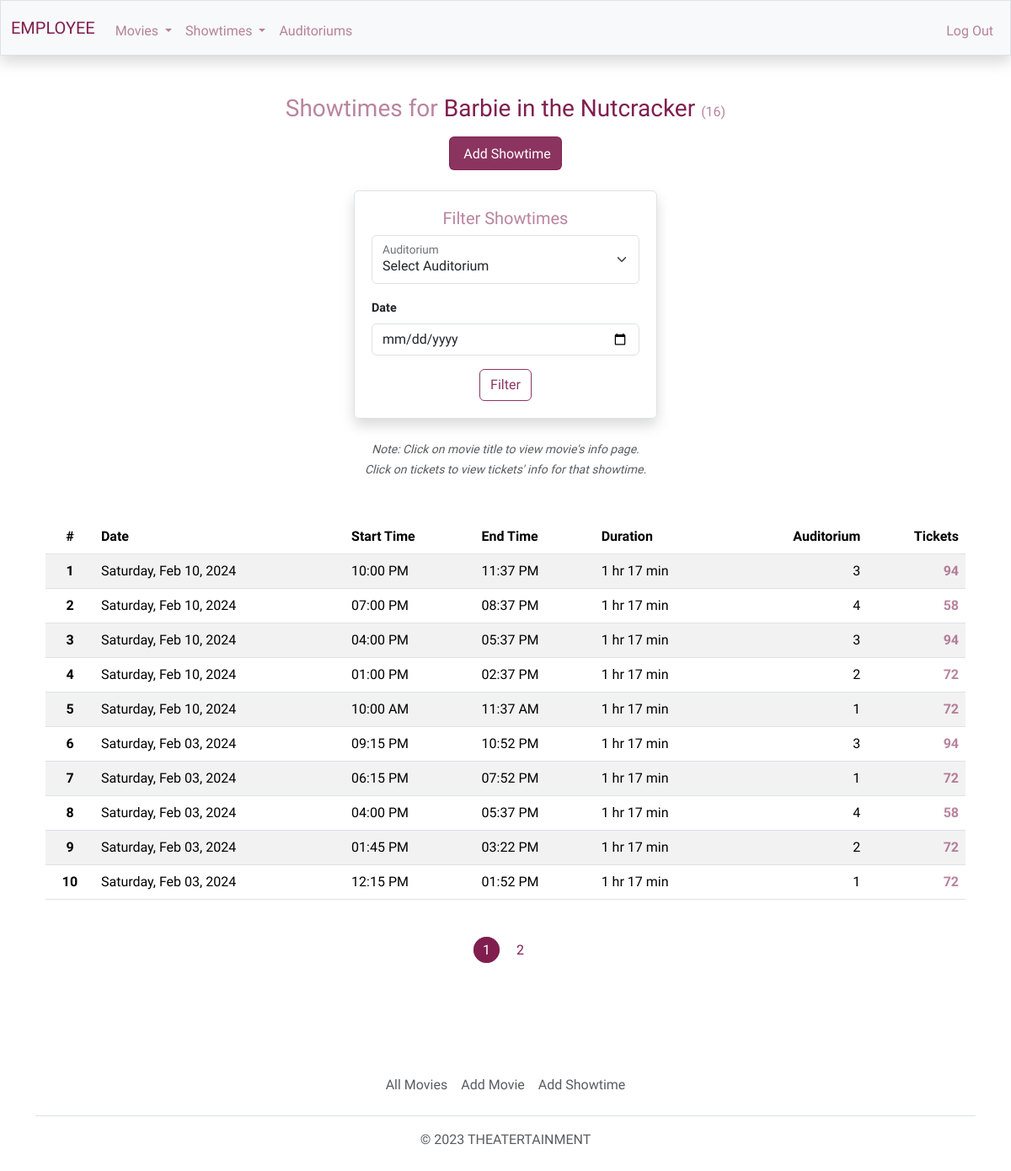
The app's page /employee/showtimes/barbie-in-the-nutcracker (signed in), older data.
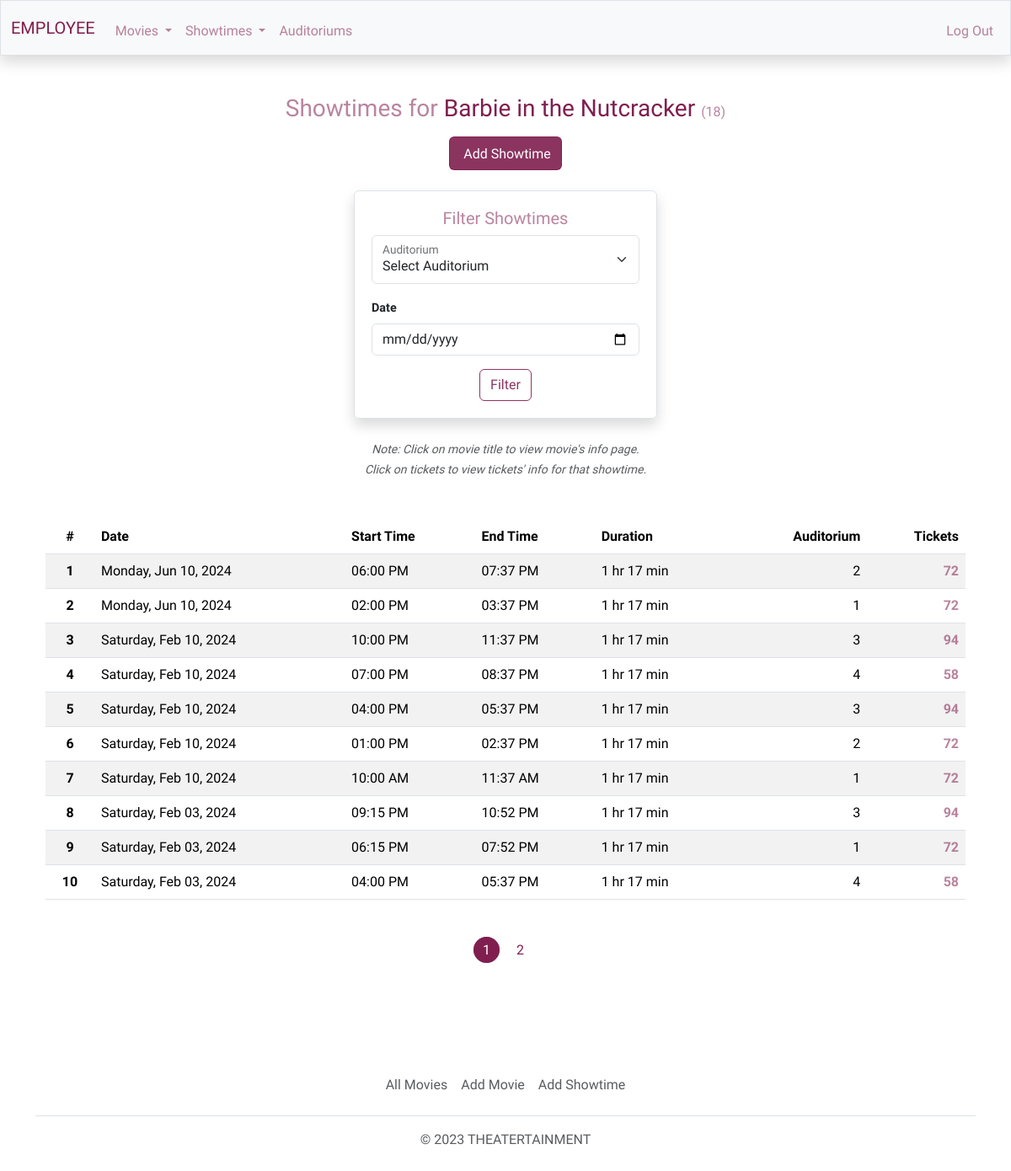
The same page, newer data.
### theatert/models.py (models this page shows, shortened)
class Screening(db.Model):
    id = db.Column(db.Integer, primary_key=True)
    start_datetime = db.Column(db.DateTime, nullable=False)
    end_datetime = db.Column(db.DateTime, nullable=False)
    adult_price = db.Column(db.Numeric, nullable=False)
    child_price = db.Column(db.Numeric, nullable=False)
    senior_price = db.Column(db.Numeric, nullable=False)
    auditorium_id = db.Column(db.Integer, db.ForeignKey('auditorium.id'), nullable=False) # Has one auditorium
    movie_id = db.Column(db.Integer, db.ForeignKey('movie.id'), nullable=False) # Has one movie
    tickets = db.relationship('Ticket', backref='screening', lazy=True) # Can have many tickets

class Auditorium(db.Model):
    id = db.Column(db.Integer, primary_key=True)
    rows = db.Column(db.Integer, nullable=False)
    cols = db.Column(db.Integer, nullable=False)
    seats = db.relationship('Seat', backref='auditorium', lazy=True) # Can have many seats
    screenings = db.relationship('Screening', backref='auditorium', lazy=True) # Can have many screenings

### theatert/users/employees/showtimes/routes.py (the view)
@showtimes.route('/<string:movie_route>')
@login_required(role="EMPLOYEE")
def movie(movie_route):
    screenings, choices, total, movie, seats_total =  get_showtimes(
        request.args.get('auditorium', None, type=int),
        request.args.get('date', None, type=date_obj),
        request.args.get('page', 1, type=int),
        '', movie_route
    )
    form = AddShowtime()
    form.m_id.choices = [(movie.id, movie.title)]
    form.a_id.choices = choices
    form.adult_price.data = 12.50
    form.child_price.data = 10.50
    form.senior_price.data = 9.00
    form.date_time.data = datetime.now().replace(hour=10, minute=0, second=0, microsecond=0)
    return render_template('employee/showtimes-movie.html', title=movie.title, screenings=screenings, \
                           seats_total=seats_total, total=total, url='employees.showtimes.movie', \
                            movie_route=movie_route, choices=choices, form=form)

### theatert/users/employees/showtimes/forms.py (shortened to what this page needs)
class AddShowtime(FlaskForm):
    m_id = SelectField('Movie', validators=[DataRequired()])
    a_id = SelectField('Auditorium', validators=[DataRequired()])
    date_time = DateTimeLocalField('Date and Time ', validators=[DataRequired()])
    adult_price = DecimalField('Adult Price', places=2, validators=[DataRequired(), price(), places()])
    child_price = DecimalField('Child Price', places=2, validators=[DataRequired(), price(), places()])
    senior_price = DecimalField('Senior Price', places=2, validators=[DataRequired(), price(), places()])
    submit = SubmitField('Add Showtime')

### theatert/models.py (called while the page is built)
@login_manager.user_loader
def load_user(user_id):
    return User.query.get(int(user_id))

### theatert/users/utils.py (called while the page is built)
def login_required(role="ANY"):
    def wrapper(f):
        @wraps(f)
        def decorated_function(*args, **kwargs):
            if not current_user.is_authenticated:
                if role == "MEMBER":
                    session['form_data_login'] = request.form
                return login_manager.unauthorized()
            return f(*args, **kwargs)
        return decorated_function
    return wrapper

### theatert/templates/employee/showtimes-movie.html (shortened to what the changed rows need)
{% extends "employee/layout.html" %}
{% block main %}
    <h3 class="color-light mb-3">Showtimes for <span class="color-dark"><a href="{{ url_for('employees.movies.movie', movie_route=movie_route) }}">{{ title }}</a></span>
        {% if total != 0 %}
            <span class="my-small color-light">({{ total }})</span>
        {% endif %}
    </h3>
    {% if total == 0 %}
        <h6 class="text-body-secondary my-4">There are no showtimes.</h6>
    {% else %}
        <div class="table-responsive-md mt-5">
            <table class="table table-striped">
                <thead>
                    <tr>
                        <th class=>#</th>
                        <th class="text-start">Date</th>
                        <th class="text-start">Start Time</th>
                        <th class="text-start">End Time</th>
                        <th class="text-start">Duration</th>
                        <th class="text-end">Auditorium</th>
                        <th class="text-end">Tickets</th>
                    </tr>
                </thead>
                <tbody>
                    {% for s in screenings %}
                    <tr>
                        <th>{{ loop.index }}</th>
                        <td class="text-start">{{ s.start_datetime.strftime("%A, %b %d, %Y") }}</td>
                        <td class="text-start">{{ s.start_datetime.strftime(" %I:%M %p") }}</td>
                        <td class="text-start">{{ s.end_datetime.strftime(" %I:%M %p") }}</td>
                        {% if s.movie.runtime < 60 %}
                            {% set runtime = (s.movie.runtime)|string + ' min' %}
                        {% else %}
                            {% set runtime = (s.movie.runtime // 60)|string + ' hr ' + (s.movie.runtime % 60)|string + ' min' %}
                        {% endif %}
                        <td class="text-start">{{ runtime }}</td>
                        <td class="text-end">{{ s.auditorium.id }}</td>
                        <td class="text-end"><a href="{{ url_for('employees.tickets', s_id=s.id) }}" class="info fw-bolder">{{ seats_total[loop.index0] }}</a></td>
                    </tr>
                    {% endfor %}
                </tbody>
            </table>
        </div>
        <div class="my-5">
            {% for pg_num in screenings.iter_pages(left_edge=1, right_edge=1, left_current=1, right_current=2) %}
                    {% if pg_num %}
                        {% if screenings.page == pg_num %}
                            <a class="page-current me-3" href="{{ url_for(url, page=pg_num, movie_route=movie_route, auditorium=auditorium, date=date) }}">{{ pg_num }}</a>
                        {% else %}
                            <a class="page me-3" href="{{ url_for(url, page=pg_num, movie_route=movie_route, auditorium=auditorium, date=date) }}">{{ pg_num }}</a>
                        {% endif %}
                    {% else %}
                        <span class="me-3">...</span>
                    {% endif %}
            {% endfor %}
        </div>
    {% endif %}
{% endblock %}

Row changes from the older to the newer data that the page shows:
no longer on this page (row unchanged): Screening: start_datetime "Saturday, Feb 03, 2024", start_datetime "01:45 PM", end_datetime "03:22 PM", runtime "1 hr 17 min", auditorium.id "2", seats_total "72"
no longer on this page (row unchanged): Screening: start_datetime "Saturday, Feb 03, 2024", start_datetime "12:15 PM", end_datetime "01:52 PM", runtime "1 hr 17 min", auditorium.id "1", seats_total "72"
added Screening: start_datetime "Monday, Jun 10, 2024", start_datetime "06:00 PM", end_datetime "07:37 PM", runtime "1 hr 17 min", auditorium.id "2", seats_total "72"
added Screening: start_datetime "Monday, Jun 10, 2024", start_datetime "02:00 PM", end_datetime "03:37 PM", runtime "1 hr 17 min", auditorium.id "1", seats_total "72"
Text that changed along with them:
{{ total }}: "16" → "18"
